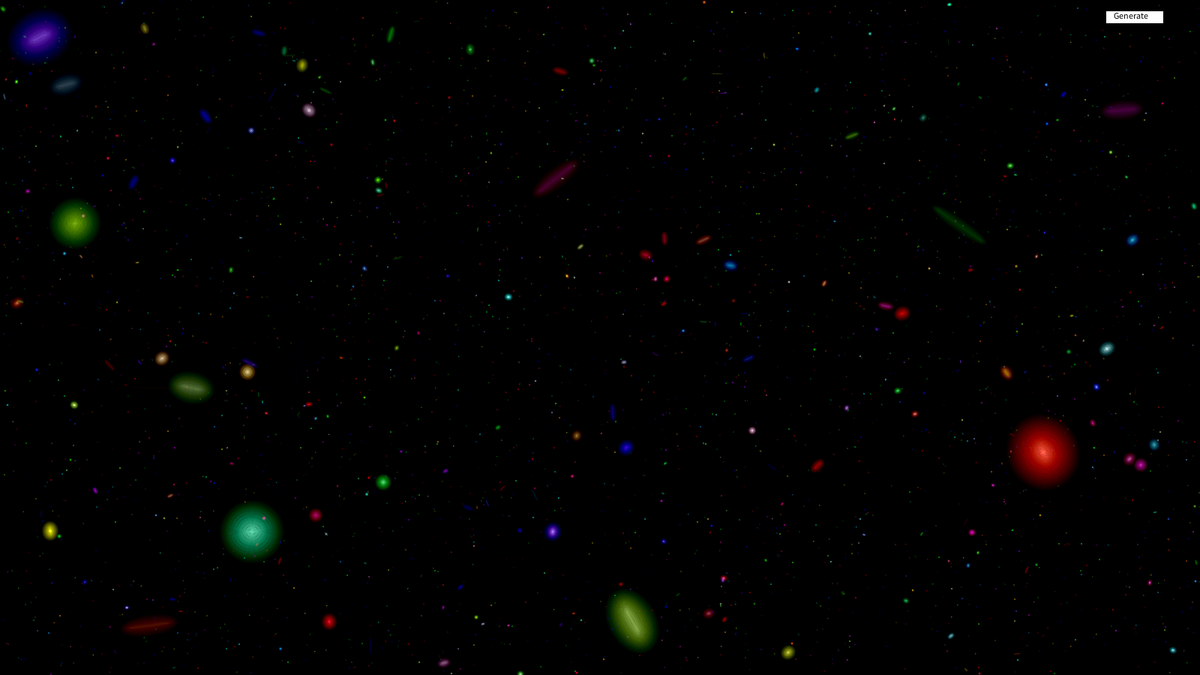
Frame 1 (no input)
Frame 60 (the mouse pressed at the canvas centre just before this capture): identical to frame 1, image omitted
Frame 120 (the mouse held since frame 60 and released just before this capture): identical to frame 1, image omitted

The Processing sketch that drew this single still picture (run headless with seeded random() and noise(); from frame 60 on, the mouse is pressed at the canvas centre):

// Processing sketch: galaxies
// ── galaxies.pde
PGraphics menu;
ArrayList<Galaxy> galaxies;

color background = color(0);
int depth = 12;

void setup() {
  // set framerate, size of window, and overlay of that size for the path to draw on
  frameRate(60);
  // size of the window -- apparently can't use a variable, if edited then change the createGraphics()
  // and start locations throughout
  size(1600, 900);
  background(background);
  menu = createGraphics(width, height);
  
  noFill();

  blendMode(LIGHTEST);
  galaxies = new ArrayList<Galaxy>();
  for (int x = 0; x < width; x++) {
    for (int y = 0; y < height; y++) {
      for (int z = depth; z > 0; z--) {
         if (random(1) < 0.00001f * z * z) {
           galaxies.add(new Galaxy(0, new PVector(x, y), color(random(255), random(255), random(255)), z * z));
         }
      }
    }
  }
}

void draw() {
  // draw menu
  menu.beginDraw();
  menu.clear();
  menu.stroke(255);
  menu.fill(255);
  menu.rect(width - 125, 15, 75, 15);
  menu.fill(0);
  menu.text("Generate", width - 115, 25);
  menu.endDraw();
  image(menu, 0, 0);
}

void mousePressed() {
  if (mouseX >= width - 125 && mouseX <= width - 50 && mouseY > 15 && mouseY < 30) {
    galaxies = new ArrayList<Galaxy>();
    setup();
  }
}

// ── Galaxy.pde
class Galaxy {
  PVector position;
  int max_size = 100;
  int sizeX;
  int sizeY;
  color colour;
  
  public Galaxy(int type, PVector position, color colour, float distance) {
    this.position = position;
    sizeX = distance <= max_size ? (int)(max_size / distance) : 2;
    sizeY = distance <= max_size ? (int)(max_size / distance) : 2;
    float squishX = random(0.2, 1.2);
    sizeX *= squishX;
    this.colour = colour;
    
    if (type == 0) {
      drawElliptical();
    }
  }
  
  void drawElliptical() {
    translate(position.x, position.y);
    int rotation = (int)random(360);
    rotate(radians(rotation));
    for (int i = 1; i <= sizeX; i++) {
      float portion = 255 - 255 * ((float)i / sizeY);
      stroke(color(red(colour) - portion, green(colour) - portion, blue(colour) - portion));
      ellipse(0, 0, sizeX - i, sizeY - i);
    }
    
    rotate(radians(-rotation));
    translate(-position.x, -position.y);
  }
  
  
}
